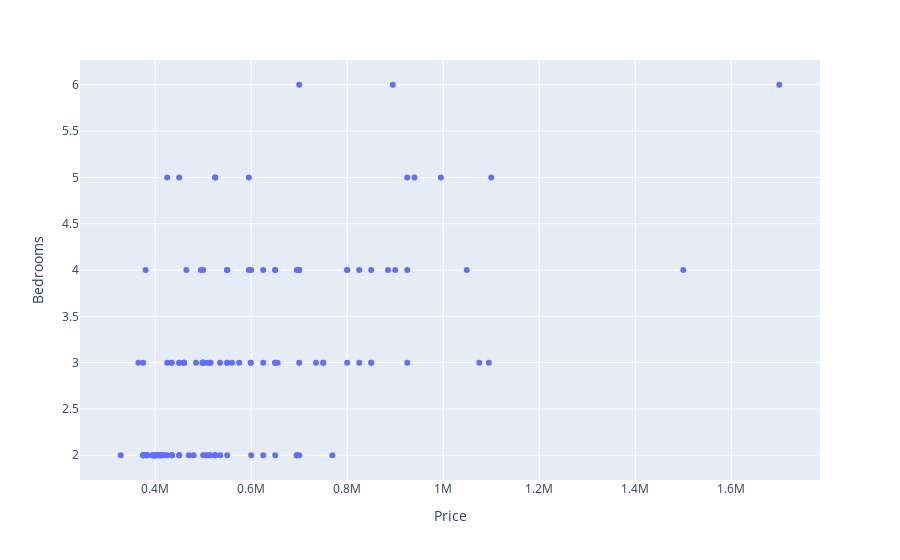

The notebook cell saved with this chart:
### Code cell
import plotly.express as px
df = selling_birmingham
fig= px.scatter(df, x=selling_birmingham["Price"], y=selling_birmingham["Bedrooms"])
fig.show()

### Figure 1 — Plotly figure (JSON) as saved in the notebook; plotly's stock layout.template omitted (floating-point values rounded to 4 significant figures; data arrays with more than 128 entries replaced by an {"elided": "..."} marker saying what was removed)
{"data": [{"hovertemplate": "Price=%{x}<br>Bedrooms=%{y}<extra></extra>", "legendgroup": "", "marker": {"color": "#636efa", "symbol": "circle"}, "mode": "markers", "name": "", "orientation": "v", "showlegend": false, "type": "scatter", "x": {"elided": "138 int values"}, "xaxis": "x", "y": {"elided": "138 int values"}, "yaxis": "y"}], "layout": {"autosize": true, "legend": {"tracegroupgap": 0}, "margin": {"t": 60}, "xaxis": {"anchor": "y", "autorange": true, "domain": [0, 1], "range": [240500.0, 1788000.0], "title": {"text": "Price"}, "type": "linear"}, "yaxis": {"anchor": "x", "autorange": true, "domain": [0, 1], "range": [1.69, 6.31], "title": {"text": "Bedrooms"}, "type": "linear"}}}
